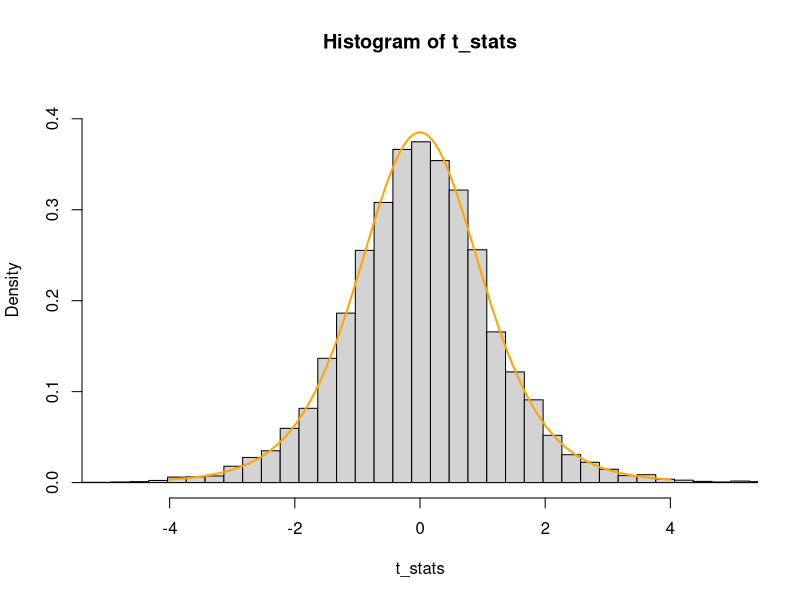

This chart was generated by the following R code:
#---------------------------------------------------------
# File:   mit18_05_s22_studio8-samplecode.r 
# Authors: Jeremy Orloff and Jennifer French
#
# MIT OpenCourseWare: https://ocw.mit.edu
# 18.05 Introduction to Probability and Statistics
# Spring 2022
# For information about citing these materials or our Terms of Use, visit:
# https://ocw.mit.edu/terms.
#
#---------------------------------------------------------
# Sample code for 18.05 Studio 8
#--------------------------------
# BE SURE TO SET THE WORKING DIRECTORY TO SOURCE FILE LOCATION

# 1. Simulation of t-statistics:
# 2. Run one-sample t tests (two-sided, right-sided, left-sided)
# 3. Run a two-sample t-test for equal means of two data sets
# 4. Use aov() to run ANOVA for equal means among more than 2 data sets

# ---------------------------- #
# Simulation: The t statistic of a normal sample should follow a t distribution with the correct degrees of freedom.

# Each simulation does the following
# 1. Generate n_samples values from Normal(mu0, sigma^2) distribution.
# 2. Compute the t statistic for H0: mu = mu0.
# Then we run 10000 simulations; plot a density histogram of the t statitisc and superimpose the graph of the pdf of t with n_samples-1 degrees of freedom.

# Set parameters
mu0 = 4
sigma = 3
n_samples = 8
n_simulations = 10000

# Run simulations, save the results in tstats
t_stats = rep(0, n_simulations)
for (j in 1:n_simulations) {
  x = rnorm(n_samples, mu0, sigma)
  t = mean(x-mu0)/sqrt(var(x)/n_samples)
  t_stats[j] = t
}

# Get x, y for the graph of the pdf
df = n_samples-1
x = seq(-4, 4, 0.001)
y = dt(x, df)

# Draw the density histogram (freq=FALSE) and graph
y_max = max(y)  # Used to set plot range
bin_width = 0.3  # For histogram. 0.3 bin_width determined by trial and error
breaks = seq(min(t_stats), max(t_stats)+bin_width, bin_width)
hist(t_stats, breaks=breaks, xlim=c(-5,5), ylim=c(0,1.1*y_max), freq=FALSE)
lines(x, y, col='orange', lwd=2)

# ----------------------- #
# One-sample t-test

# Read the data in from a file
mu0 = 0  # Null hypothesis
x = read.table('mit18_05_s22_studio8-onesampledata.txt', )
results_two_side = t.test(x, mu=mu0) # It's this easy: two-sided test

# Printing the results gives a lot of information
print(results_two_side)

# We can extract the p-value as follows
p_value = results_two_side$p.value
cat('Two-sided p-value =', p_value, '\n')

# We can run right and left-sided tests also
results_right = t.test(x,mu=mu0, alternative='greater') 
print(results_right)
p_value = results_right$p.value
cat('Right-sided p-value =', p_value, '\n')

results_left = t.test(x,mu=mu0, alternative='less')
print(results_left)
p_value = results_left$p.value
cat('Left-sided p-value =', p_value, '\n')

#--------
# Check results by hand
data = x[,1]
n_samples = length(data)
df = n_samples - 1
t = (mean(data)-mu0)/sqrt(var(data)/n_samples)
p2 = 2*(1-pt(abs(t), df))
cat('Two-sided test: t:', t, 'p', p2, '\n')
pR = 1-pt(abs(t), df)
cat('Right-sided test: t:', t, 'p', pR, '\n')
pL = pt(abs(t), df)
cat('Left-sided test: t:', t, 'p', pL, '\n')
#----------

#----------------------#
# Two-sample t-test
x = c(10,12,13,12,9,8,16,12,22,13,8)
y = c(6,7,6,4,5,0,11,5,9,5,5,3,5,5,3,3,7,8,4,7,3,3)

# This is similar to the one-sample t-test

# Two-sided test. Note unequal lengths give decimal for df.
results_two_side = t.test(x, y)  
print(results_two_side)

p_value = results_two_side$p.value
cat('Two-sided p-value =', p_value, '\n')

# Right-sided test: first mean > second mean
results_right = t.test(x, y, alternative="greater")  
print(results_right)
p_value = results_right$p.value
cat('Right-sided p-value =', p_value, '\n')

# Left sided test: first mean < second mean
results_left = t.test(x, y, alternative="less")  
print(results_left)
p_value = results_left$p.value
cat('Left-sided p-value =', p_value, '\n')

#----------------------#
# ANOVA (F test for equal means) using aov
# First we construct some sets of data 
shepherd = c(1.3, 1.5, 1.7, 1.3)
collie = c(2.3, 1.1, 2.1, 1.8)
poodle = c(0.9, 1.1, 1.1, 0.7)

# Then we pack it into a data.frame (We could build this easier with a little code. We'll do it in this way just to avoid distractions)
dog = c('shepherd', 'shepherd', 'shepherd', 'shepherd', 
         'collie', 'collie', 'collie', 'collie',
         'poodle', 'poodle', 'poodle', 'poodle')
allergy = c(shepherd, collie, poodle)
allergy_data = data.frame(dog, allergy)
print(allergy_data)

# We use aov to run the analysis of variance test
# allergy~dog is a 'linear formula'
# allergy is the 'response' variable --this goes on the left
# dog is the 'explanatory' variable this goes on the right.
# aov() tests for whether some of the differences in the allergic response can be attributed to the breed of dog. (Our Null hypothesis is that all the dogs are equal, so none of the difference in allergies is explained by the breed.

aov_results = aov(allergy~dog, data=allergy_data)

# The summary gives information including the p-value
cat("\nSummary:\n")
print(summary(aov_results))

# To actually get the p-value is a bit of an ordeal. Here are two ways to do this.
# 1. Capture the summary and get the p-value from it.
s = summary(aov_results)
a = s[[1]]$'Pr(>F)'  # This is potentially a list
p_value = a[1]
cat('\np-value using summary():', p_value,'\n')

# 2. Use the anova function on aov.data and get the p-value from the result.
s2 = anova(aov_results)
a = s2$'Pr(>F)'
p_value2 = a[1]
cat('p-value using anova():', p_value2,'\n')

#----------------------#
cat("\nThe file class19.r posted in our usual place has examples of\n", "chisq.test   --chi-square tests\n", "aov  -- ANOVA\n")
